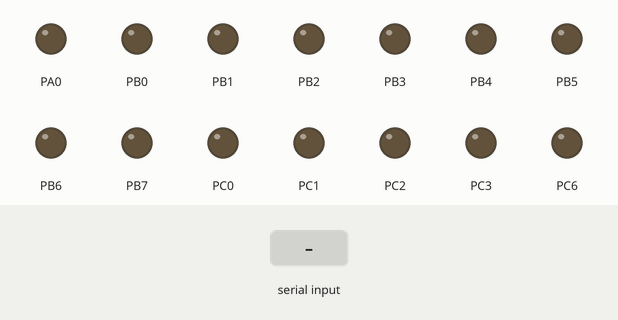
Simulated run of this program. Board: ATmega16, built with avr-gcc and emulated at 8 MHz. Parts: output pins drawn as LEDs (lit = HIGH). The inputs (shaded band) are chosen by the test bench.

Above: at 1.2 s.
1.3 s: "1" received over Serial
At 1.9 s:
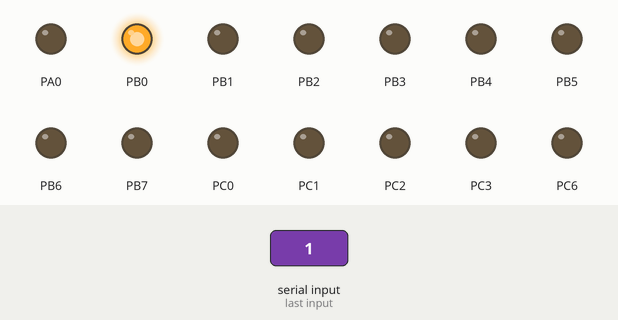
2.8 s: "2" received over Serial
At 4.0 s:
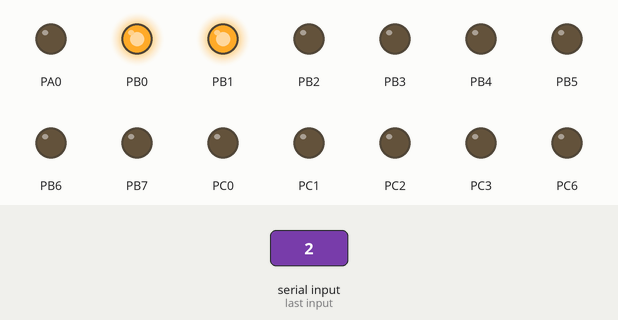
4.3 s: "3" received over Serial
At 5.4 s:
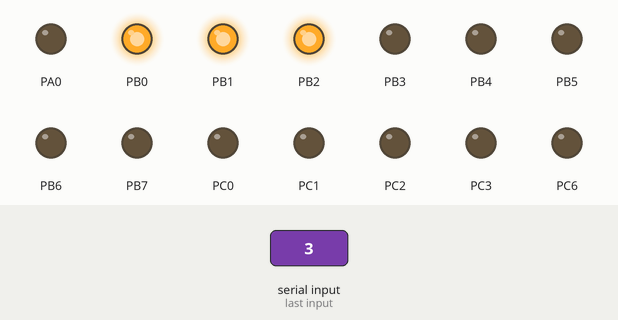
5.8 s: "4" received over Serial
At 6.5 s:
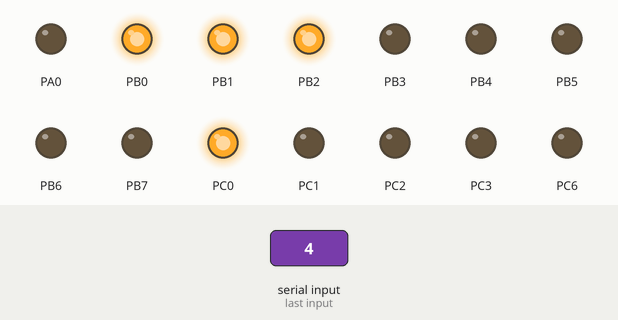
7.3 s: "5" received over Serial
At 7.7 s:
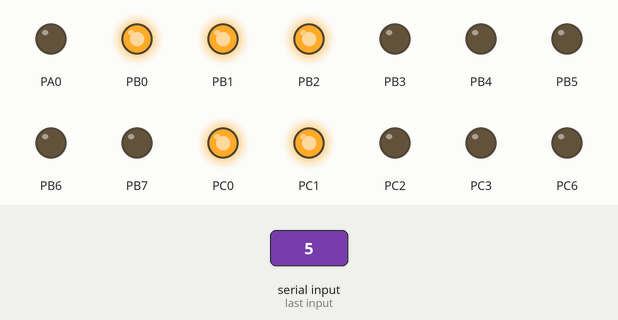
8.8 s: "6" received over Serial
At 10.0 s:
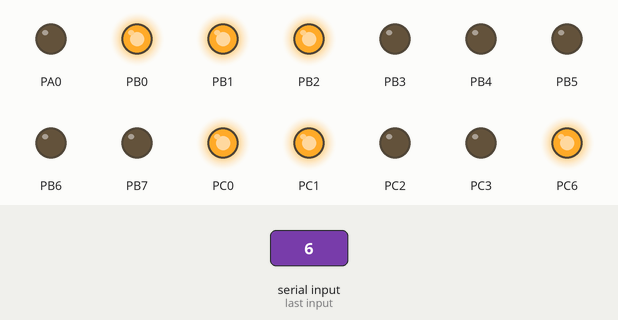
Timing chart, 0 to 11.3 s (numbered marks = the images above; inputs shaded):
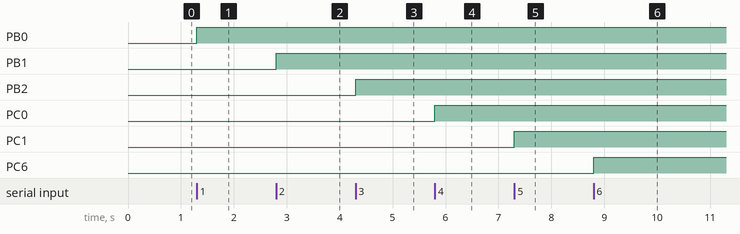

Measured:
- after the input at 1.3 s, PB0: LOW → HIGH at once
- after the input at 2.8 s, PB1: LOW → HIGH at once
- after the input at 4.3 s, PB2: LOW → HIGH at once
- after the input at 5.8 s, PC0: LOW → HIGH at once
- after the input at 7.3 s, PC1: LOW → HIGH at once
- after the input at 8.8 s, PC6: LOW → HIGH at once

The program:

Bluetooth_Interface.c
```c
#define F_CPU  8000000ul
#include <avr/io.h>
#include <util/delay.h>
#include "USART_RS232_H_file.h"		/* include USART library */

#define LED PORTB
#define LED1 PORTC					/* connected LED on PORT pin */

int main(void)
{
    char Data_in;
    DDRB = 0xff;
    DDRC = 0xff;
    PORTA = 0x00;
    DDRA  = 0x01;						/* make PORT as output port */
    USART_Init(9600);						/* initialize USART with 9600 baud rate */
    LED = 0;
    LED1=0;
    unsigned char c=0,d=0,e=0,c1=0,d1=0,e1=0;


    while(1)
    {
        Data_in = USART_RxChar();						/* receive data from Bluetooth device*/
        if(Data_in =='1')
        {
            if(c==0)
            {
                LED |= (1<<PB0);							/* Turn ON LED */
                //USART_SendString("LED_ON");
                c=1;
            }
            else
            {
                LED &= ~(1<<PB0);							/* Turn OFF LED */
                //USART_SendString("LED_OFF");
                c=0;
            }
            /* send status of LED i.e. LED ON */

        }
        else if(Data_in =='2')
        {
            if(e==0)
            {
                LED |= (1<<PB1);							/* Turn ON LED */
                //USART_SendString("LED_ON");
                e=1;
            }
            else
            {
                LED &= ~(1<<PB1);							/* Turn OFF LED */
                //USART_SendString("LED_OFF");
                e=0;
            }				/* send status of LED i.e. LED OFF */
        }
        else if(Data_in =='3')
        {
            if(d==0)
            {
                LED |= (1<<PB2);							/* Turn ON LED */
                //USART_SendString("LED_ON");
                d=1;
            }
            else
            {
                LED &= ~(1<<PB2);							/* Turn OFF LED */
                //USART_SendString("LED_OFF");
                d=0;
            }				/* send status of LED i.e. LED ON */

        }
        else if(Data_in =='4')
        {
            if(c1==0)
            {
                LED1 |= (1<<PC0);							/* Turn ON LED */
                //USART_SendString("LED_ON");
                c1=1;
            }
            else
            {
                LED1 &= ~(1<<PC0);							/* Turn OFF LED */
                //USART_SendString("LED_OFF");
                c1=0;
            }				/* send status of LED i.e. LED OFF */
        }
        else if(Data_in =='5')
        {
            if(d1==0)
            {
                LED1 |= (1<<PC1);							/* Turn ON LED */
                //USART_SendString("LED_ON");
                d1=1;
            }
            else
            {
                LED1 &= ~(1<<PC1);							/* Turn OFF LED */
                //USART_SendString("LED_OFF");
                d1=0;
            }				/* send status of LED i.e. LED OFF */
        }
        else if(Data_in =='6')
        {
            if(e1==0)
            {
                LED1 |= (1<<PC6);							/* Turn ON LED */
                //USART_SendString("LED_ON");
                e1=1;
            }
            else
            {
                LED1 &= ~(1<<PC6);							/* Turn OFF LED */
                //USART_SendString("LED_OFF");
                e1=0;
            }				/* send status of LED i.e. LED OFF */
        }
        //

        //        else
        //            USART_SendString("Select proper option");	/* send message for selecting proper option */
        //        //LED = 1 - LED;
        //        //_delay_ms(1000);
        //
        //        //int a=PINC+2;
        //        //if(PINC | 0x00)    // read PINB.1
        //        //PORTC |= 0b00000001;
        //        //PORTC &= 0b11111110;   // set PORTB.0
        //        //else
        //        //PORTC &= 0b11111110;
        //        //PORTC |= 0b00000001;
        //
        //        ADCSRA |= (1 << ADSC);
        //        while(ADCSRA & (1 << ADSC))
        //        {
        //        }
        //
        //        uint16_t res = 0;
        //        res = ADCL;
        //        uint16_t temp;
        //        temp = ADCH;
        //        temp = (temp << 8);
        //        res |= temp;
        //
        //
        //
        //        double final_result = 1.0 * res / 256 ;
        //        int final_int = (int)(final_result * 100);

// 							if ((PINA & 0x02) != 0)
// 							{
// 								PORTA |= 0b00000001;
// 							}
// 							else
// 							PORTA &= 0b11111110;

    }
    return 0;
}
```

USART_RS232_C_file.c
```c
#include "USART_RS232_H_file.h"						/* Include USART header file */

void USART_Init(unsigned long BAUDRATE)				/* USART initialize function */
{
	UCSRB |= (1 << RXEN) | (1 << TXEN) |(1 <<RXCIE);				/* Enable USART transmitter and receiver */
	UCSRC |= (1 << URSEL)| (1 << UCSZ0) | (1 << UCSZ1);	/* Write USCRC for 8 bit data and 1 stop bit */
	UBRRL = BAUD_PRESCALE;							/* Load UBRRL with lower 8 bit of prescale value */
	UBRRH = (BAUD_PRESCALE >> 8);					/* Load UBRRH with upper 8 bit of prescale value */
}

char USART_RxChar()									/* Data receiving function */
{
	while (!(UCSRA & (1 << RXC)));					/* Wait until new data receive */
	return(UDR);									/* Get and return received data */
}

void USART_TxChar(char data)						/* Data transmitting function */
{
	UDR = data;										/* Write data to be transmitting in UDR */
	while (!(UCSRA & (1<<UDRE)));					/* Wait until data transmit and buffer get empty */
}

void USART_SendString(char *str)					/* Send string of USART data function */
{
	int i=0;
	while (str[i]!=0)
	{
		USART_TxChar(str[i]);						/* Send each char of string till the NULL */
		i++;
	}
}
```

USART_RS232_H_file.h
```c
#ifndef USART_RS232_H_FILE_H_				/* Define library H file if not defined */
#define USART_RS232_H_FILE_H_

#define F_CPU 8000000UL						/* Define CPU clock Frequency e.g. here its 8MHz */
#include <avr/io.h>							/* Include AVR std. library file */
#define BAUD_PRESCALE (((F_CPU / (BAUDRATE * 16UL))) - 1)	/* Define prescale value */

void USART_Init(unsigned long);				/* USART initialize function */
char USART_RxChar();						/* Data receiving function */
void USART_TxChar(char);					/* Data transmitting function */
void USART_SendString(char*);				/* Send string of USART data function */


#endif										/* USART_RS232_H_FILE_H_ */
```
